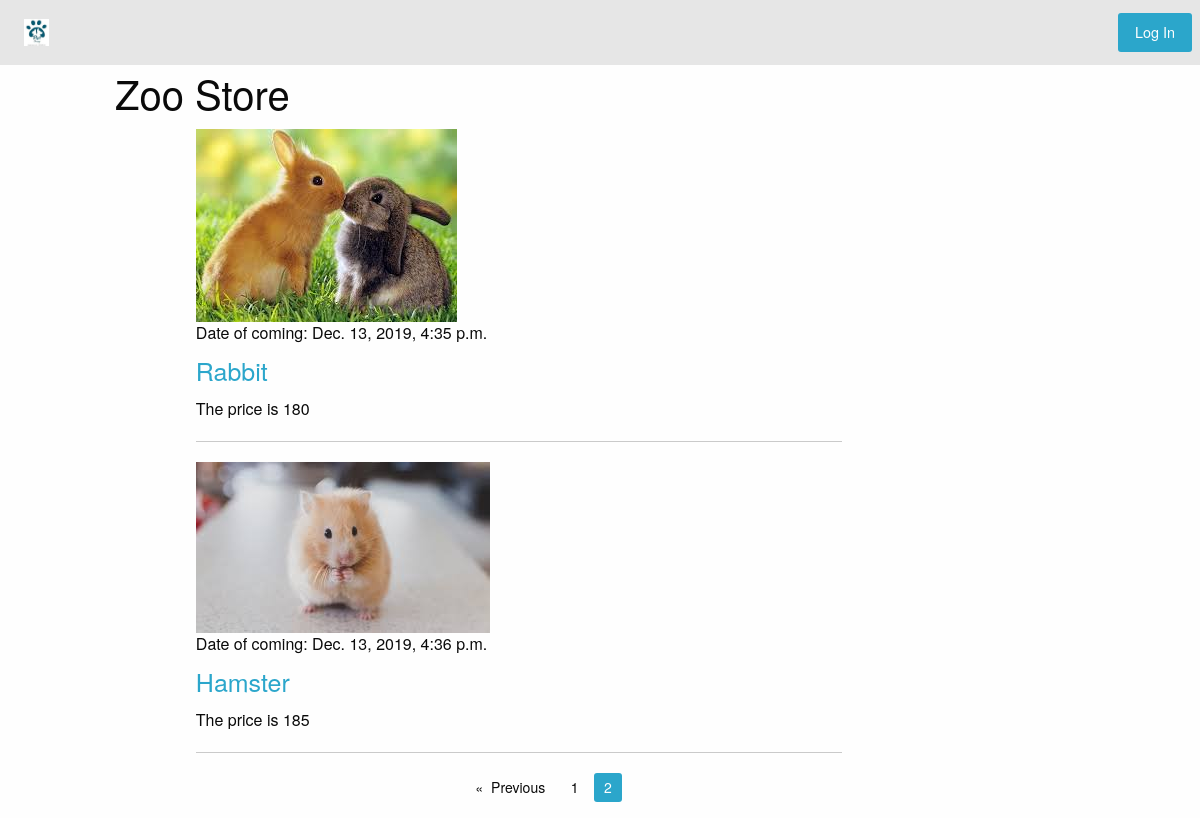
The page /page/2/ on the database its author committed.
### article/models.py (models this page shows)
class Animal(models.Model):
    class Meta:
        db_table = "animal"
    animal_name = models.CharField(max_length=200)
    animal_desc = models.TextField()
    animal_price = models.IntegerField()
    animal_date = models.DateTimeField()

### article/views.py (the view)
# urls.py: path('page/<int:page_number>/', article.views.animals),
def animals(request, page_number=1):
    all_articles = Animal.objects.all()
    current_page = Paginator(all_articles, 2)
    return render_to_response('animals.html', {'animals': current_page.page(page_number),
                                                'username': auth.get_user(request).username})

### article/templates/animals.html (shortened to what this page needs)
{% extends 'main.html' %}
{% load staticfiles %}
{% block animal %}
    <div class="large-8 columns">
        {% for animal in animals %}
            {% if animal.id == 3%}
            <img src="{% static "/static/img/rabbit.jpg" %}" alt="animalpic">
            {% endif %}
            {% if animal.id == 4%}
            <img src="{% static "/static/img/hamster.jpg" %}" alt="animalpic">
            {% endif %}
            <h6>Date of coming: {{ animal.animal_date }}</h6>
            <h4><a href="/articles/get/{{ animal.id }}">{{ animal.animal_name }}</a></h4>
            <p>The price is {{ animal.animal_price }} </p>
            <hr>
        {% endfor %}
    </div>
    <div class="row">
        <div class="large-3 large-offset-5 columns">
            <nav aria-label="Pagination">
            <ul class="pagination">
                {% if animals.has_previous %}
                    <li class="pagination-previous enabled"><a href="/page/{{ animals.previous_page_number }}" aria-label="Previous page">Previous </a></li>
                {% else %}
                <li class="pagination-previous disabled">Previous <span class="show-for-sr">page</span></li>
                {% endif %}
                {% for page in animals.paginator.page_range %}
                    {% if page == animals.number %}
                        <li class="current"><span class="show-for-sr">You're on page</span>{{ page }}</li>
                    {% else %}
                        <li><a href="/page/{{ page }}">{{ page }}</a></li>
                    {% endif %}
                {% endfor %}
            {% if animal.has_next %}
                <li class="pagination-next enabled"><a href="/page/{{ animals.next_page_number }}" aria-label="Next page">Next <span class="show-for-sr">{{ page }}</span></a></li>
            {% else %}
                <li><a href="/page/{{ page }}" aria-label="Page 2">{{ page }}</a></li>
            {% endif %}
            </ul>
            </nav>
        </div>
    </div>
{% endblock %}

### rows shown on the page
Animal: animal_date "Dec. 13, 2019, 4:35 p.m.", animal_name "Rabbit", animal_price "180"
Animal: animal_date "Dec. 13, 2019, 4:36 p.m.", animal_name "Hamster", animal_price "185"

### other values the page prints
{{ page }} "1"
{{ page }} "2"
